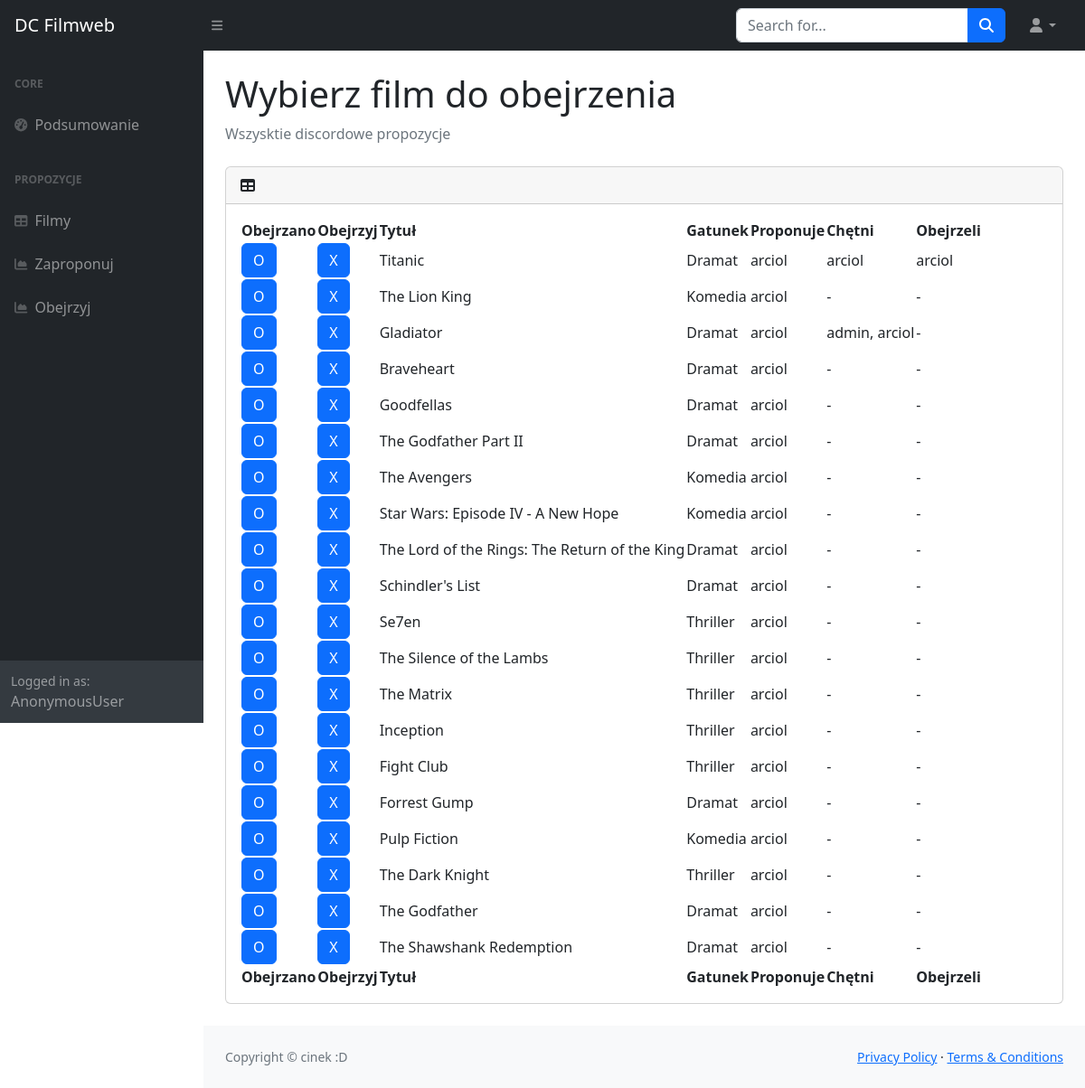
Page /wanna_watch/ on the committed database.
### films/models.py (models this page shows, shortened)
class Film(models.Model):
    DRAMA = "Dramat"
    HORROR = "Horror"
    THRILLER = "Thriller"
    COMEDY = "Komedia"
    CATEGORY_CHOICES = [
        (DRAMA, "Drama"),
        (HORROR, "Horror"),
        (THRILLER, "Thriller"),
        (COMEDY, "Comedy"),
    ]
    title = models.CharField(max_length=255, unique=True)
    year = models.IntegerField()
    director = models.CharField(max_length=255)
    description = models.TextField()
    category = models.CharField(max_length=8, choices=CATEGORY_CHOICES, default=DRAMA)
    created_at = models.DateTimeField(auto_now_add=True)
    updated_at = models.DateTimeField(auto_now=True)
    added_by = models.ForeignKey(
        User, on_delete=models.CASCADE, related_name="films_added", null=True
    )
    want_to_watch = models.ManyToManyField(
        User, related_name="films_to_watch", blank=True, null=True
    )
    watched = models.ManyToManyField(
        User, related_name="films_watched", null=True, blank=True
    )

### films/views.py (the view)
# urls.py: path("wanna_watch/", films.views.wanna_watch_film, name="wanna_watch_films"),
def wanna_watch_film(request):
    films_list = Film.objects.all().order_by("-created_at")
    return render(
        request,
        "film_want_to_watch.html",
        {
            "films": films_list,
            "current_user": request.user,
        },
    )

### templates/film_want_to_watch.html (shortened to what this page needs)
{% extends 'index.html' %}
{% block title %}
    Wybierz film do obejrzenia
{% endblock %}
{% block subtitle %}
    Wszysktie discordowe propozycje
{% endblock %}
{% block tabelka %}
    <div class="card mb-4">
        <div class="card-header">
            <i class="fas fa-table me-1"></i>
        </div>
        <div class="card-body">
            <table id="datatablesSimple">
                <thead>
                    <tr>
                        <th>Obejrzano</th>
                        <th>Obejrzyj</th>
                        <th>Tytuł</th>
                        <th>Gatunek</th>
                        <th>Proponuje</th>
                        <th>Chętni</th>
                        <th>Obejrzeli</th>
                    </tr>
                </thead>
                <tfoot>
                    <tr>
                        <th>Obejrzano</th>
                        <th>Obejrzyj</th>
                        <th>Tytuł</th>
                        <th>Gatunek</th>
                        <th>Proponuje</th>
                        <th>Chętni</th>
                        <th>Obejrzeli</th>
                    </tr>
                </tfoot>
                <tbody>
                    {% for film in films %}
                    <tr>
                        <td>
                            <form method="post" action="{% url 'watched' film.id %}">
                                <button type="submit" class="btn btn-primary">O</button>
                            </form>
                        </td>
                        <td>
                            <form method="post" action="{% url 'want_to_watch_film' film.id %}">
                                <button type="submit" class="btn btn-primary">X</button>
                            </form>
                        </td>
                        <td>{{ film.title|safe }}</td>
                        <td>{{ film.category }}</td>
                        <td>{{ film.added_by }}</td>
                        <td>{% if film.want_to_watch.all %}{{ film.want_to_watch.all|join:", " }}{% else %}-{% endif %}</td>
                        <td>{% if film.watched.all %}{{ film.watched.all|join:", " }}{% else %}-{% endif %}</td>
                    </tr>
                    {% endfor %}
                </tbody>
            </table>
        </div>
    </div>
{% endblock %}

### rows in the picture
Film: title "Titanic", category "Dramat", added_by "arciol", want_to_watch.all "arciol", watched.all "arciol"
Film: title "The Lion King", category "Komedia", added_by "arciol"
Film: title "Gladiator", category "Dramat", added_by "arciol", want_to_watch.all "admin, arciol"
Film: title "Braveheart", category "Dramat", added_by "arciol"
Film: title "Goodfellas", category "Dramat", added_by "arciol"
Film: title "The Godfather Part II", category "Dramat", added_by "arciol"
Film: title "The Avengers", category "Komedia", added_by "arciol"
Film: title "Star Wars: Episode IV - A New Hope", category "Komedia", added_by "arciol"
Film: title "The Lord of the Rings: The Return of the King", category "Dramat", added_by "arciol"
Film: title "Schindler's List", category "Dramat", added_by "arciol"
Film: title "Se7en", category "Thriller", added_by "arciol"
Film: title "The Silence of the Lambs", category "Thriller", added_by "arciol"
Film: title "The Matrix", category "Thriller", added_by "arciol"
Film: title "Inception", category "Thriller", added_by "arciol"
Film: title "Fight Club", category "Thriller", added_by "arciol"
Film: title "Forrest Gump", category "Dramat", added_by "arciol"
Film: title "Pulp Fiction", category "Komedia", added_by "arciol"
Film: title "The Dark Knight", category "Thriller", added_by "arciol"
Film: title "The Godfather", category "Dramat", added_by "arciol"
Film: title "The Shawshank Redemption", category "Dramat", added_by "arciol"

### other values in the picture
{{ current_user }} "AnonymousUser"
